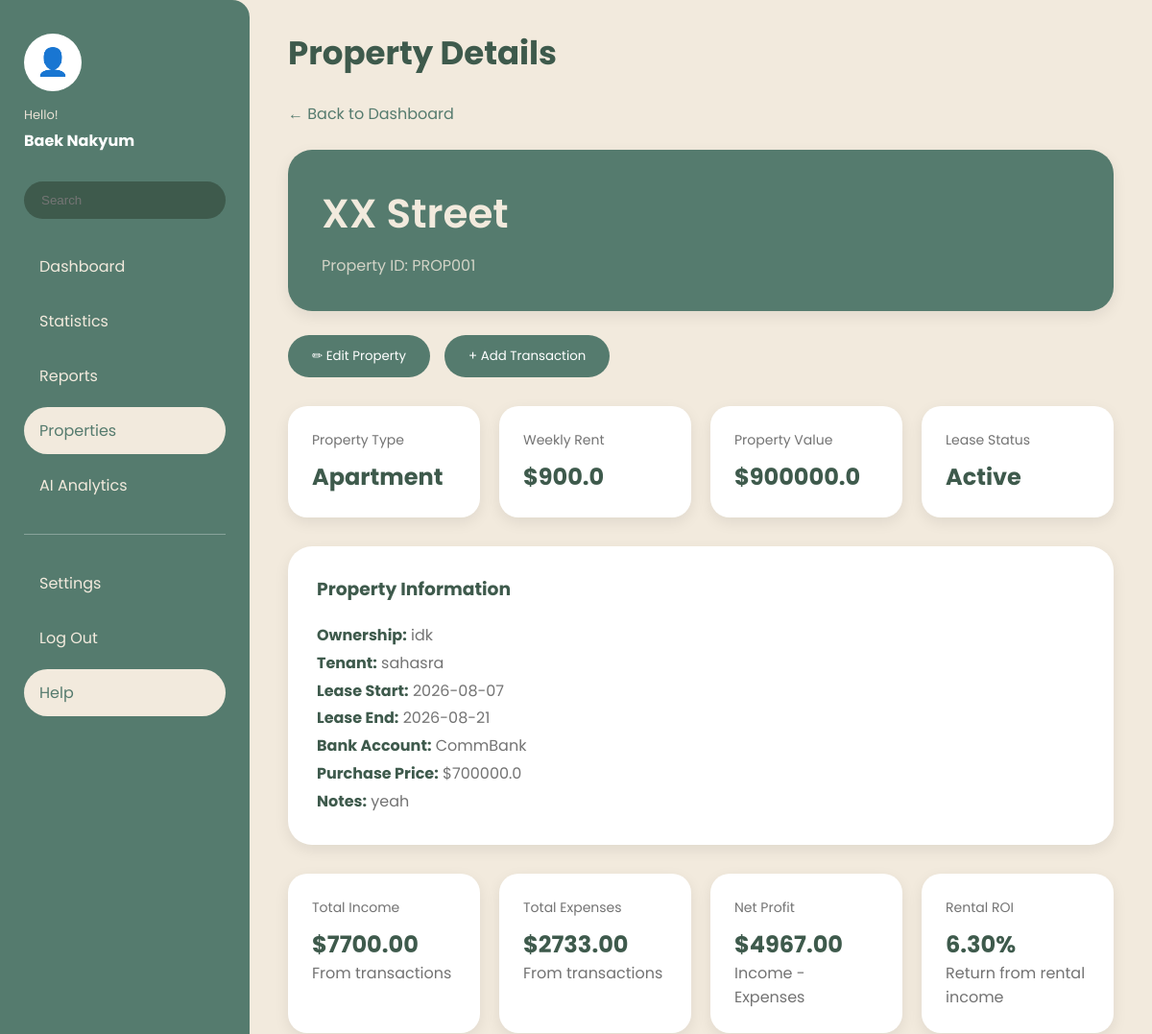
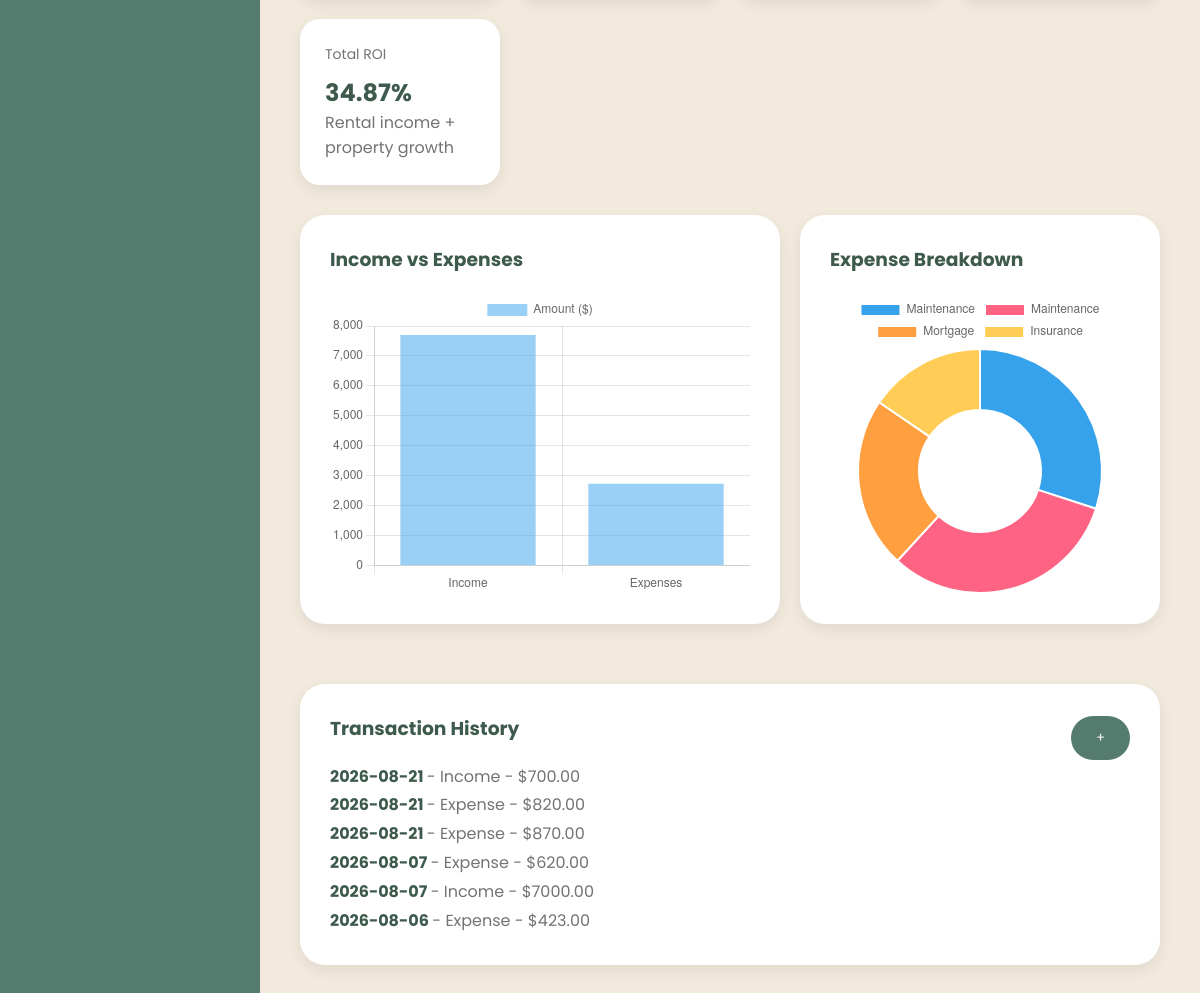
Screenshot of /property/PROP001 (signed in) with the database file from the repository (2 pictures, top to bottom).
### tables this page shows
CREATE TABLE Properties(

    propertyID TEXT PRIMARY KEY,

    userID INTEGER NOT NULL,

    propertyAddress TEXT NOT NULL,

    propertyType TEXT NOT NULL,

    ownershipData TEXT NOT NULL,

    tenantName TEXT,

    leaseStatus TEXT,

    leaseStart TEXT,

    leaseEnd TEXT,

    weeklyRent REAL,

    bankAccount TEXT,

    propertyValue REAL,

    purchasePrice REAL,

    notes TEXT,

    FOREIGN KEY(userID)
        REFERENCES Users(userID)

);

CREATE TABLE Transactions(

    transactionID INTEGER PRIMARY KEY AUTOINCREMENT,

    propertyID TEXT NOT NULL,

    transactionType TEXT NOT NULL,

    category TEXT NOT NULL,

    amount REAL NOT NULL,

    date TEXT NOT NULL,

    paymentMethod TEXT,

    description TEXT,

    attachment TEXT,

    gstValue REAL,

    FOREIGN KEY(propertyID)
        REFERENCES Properties(propertyID)

);

### app.py (the view)
@app.route("/property/<propertyID>")
def property_details(propertyID):
    if "userID" not in session:
        return redirect(
            url_for("login")
        )
    userID = session["userID"]
    property = get_property(
        propertyID,
        userID
    )
    if property is None:
        return redirect(
            url_for("dashboard")
        )
    transactions = get_transactions(
        propertyID
    )
    total_income = get_property_income(
        propertyID
    )
    total_expenses = get_property_expenses(
        propertyID
    )
    net_profit = (
        total_income
        - total_expenses
    )
    rentalROI = calculate_rental_roi(
        property["weeklyRent"] or 0,
        total_expenses,
        property["purchasePrice"] or 0
    )
    totalROI = calculate_total_roi(
        property["propertyValue"] or 0,
        property["purchasePrice"] or 0,
        property["weeklyRent"] or 0,
        total_expenses
    )
    expense_labels = [
        transaction[3]
        for transaction in transactions
        if transaction[2] == "Expense"
    ]
    expense_amounts = [
        transaction[4]
        for transaction in transactions
        if transaction[2] == "Expense"
    ]
    has_expense_data = bool(
        expense_labels
    )
    return render_template(
        "property_details.html",
        property=property,
        transactions=transactions,
        total_income=total_income,
        total_expenses=total_expenses,
        net_profit=net_profit,
        rentalROI=rentalROI,
        totalROI=totalROI,
        expense_labels=expense_labels,
        expense_amounts=expense_amounts,
        has_expense_data=has_expense_data
    )

### database/database.py (called while the page is built)
def connect_database():
    connection = sqlite3.connect(
        DATABASE_NAME
    )
    connection.row_factory = sqlite3.Row
    connection.execute(
        "PRAGMA foreign_keys = ON"
    )
    return connection

### database/models.py (called while the page is built)
def get_property(propertyID, userID=None):
    conn = connect_database()
    cursor = conn.cursor()
    if userID is not None:
        cursor.execute("""
            SELECT *
            FROM Properties
            WHERE propertyID = ?
            AND userID = ?
        """, (
            propertyID,
            userID
        ))
    else:
        cursor.execute("""
            SELECT *
            FROM Properties
            WHERE propertyID = ?
        """, (propertyID,))
    property_data = cursor.fetchone()
    conn.close()
    return property_data

def get_transactions(propertyID):
    conn = connect_database()
    cursor = conn.cursor()
    cursor.execute("""
        SELECT *
        FROM Transactions
        WHERE propertyID = ?
        ORDER BY date DESC
    """, (propertyID,))
    transactions = cursor.fetchall()
    conn.close()
    return transactions

def get_property_income(propertyID):
    conn = connect_database()
    cursor = conn.cursor()
    cursor.execute("""
        SELECT COALESCE(SUM(amount), 0)
        FROM Transactions
        WHERE propertyID = ?
        AND transactionType = 'Income'
    """, (propertyID,))
    total_income = cursor.fetchone()[0]
    conn.close()
    return total_income

def get_property_expenses(propertyID):
    conn = connect_database()
    cursor = conn.cursor()
    cursor.execute("""
        SELECT COALESCE(SUM(amount), 0)
        FROM Transactions
        WHERE propertyID = ?
        AND transactionType = 'Expense'
    """, (propertyID,))
    total_expenses = cursor.fetchone()[0]
    conn.close()
    return total_expenses

### utils/calculations.py (called while the page is built)
def calculate_rental_roi(
    weeklyRent,
    totalExpenses,
    purchasePrice
):
    annualIncome = weeklyRent * 52
    if purchasePrice == 0:
        return 0
    roi = (
        (annualIncome - totalExpenses)
        / purchasePrice
    ) * 100
    return round(roi, 2)

def calculate_total_roi(
    propertyValue,
    purchasePrice,
    weeklyRent,
    totalExpenses
):
    annualIncome = weeklyRent * 52
    if purchasePrice == 0:
        return 0
    netRentalIncome = (
        annualIncome - totalExpenses
    )
    roi = (
        (
            propertyValue
            - purchasePrice
            + netRentalIncome
        )
        / purchasePrice
    ) * 100
    return round(roi, 2)

### templates/property_details.html (shortened to what this page needs)
<!DOCTYPE html>
<html lang="en">
<head>
    <link rel="stylesheet" href="{{ url_for('static', filename='css/property_details.css') }}">
</head>
<body>
<div class="dashboard-container">
<aside class="sidebar">
    <div class="user-profile">
        <div class="profile-image">
            👤
        </div>
        <p class="hello-text">
            Hello!
        </p>
        <h3>
            {{ session["name"] }}
        </h3>
    </div>
    <div class="search-sidebar">
        <input
        type="text"
        placeholder="Search">
    </div>
    <nav class="sidebar-menu">
        <a href="{{ url_for('dashboard') }}">
            Dashboard
        </a>
        <a href="{{ url_for('statistics') }}">
            Statistics
        </a>
        <a href="#">
            Reports
        </a>
        <a href="{{ url_for('dashboard') }}" class="active">
            Properties
        </a>
        <a href="{{ url_for('ai_analytics') }}">
            AI Analytics
        </a>
        <hr>
        <a href="#">
            Settings
        </a>
        <a href="{{ url_for('logout') }}">
            Log Out
        </a>
        <a href="{{ url_for('help_page') }}" class="active">
            Help
        </a>
    </nav>
</aside>
<main class="main-content">
<header class="top-header">
    <div class="logo-section">
        <h2>
            Property Details
        </h2>
    </div>
</header>
<a href="{{ url_for('dashboard') }}">
    ← Back to Dashboard
</a>
<section class="property-header">
    <h1>
        {{ property.propertyAddress }}
    </h1>
    <p>
        Property ID: {{ property.propertyID }}
    </p>
</section>
<div class="property-actions">
    <a href="{{ url_for('edit_property', propertyID=property.propertyID) }}">
        <button class="add-property-button">
            ✏ Edit Property
        </button>
    </a>
    <a href="{{ url_for('add_transaction', propertyID=property.propertyID) }}">
        <button class="add-property-button">
            + Add Transaction
        </button>
    </a>
</div>
<section class="summary-row">
<div class="summary-card">
<h4>
Property Type
</h4>
<h2>
{{ property.propertyType }}
</h2>
</div>
<div class="summary-card">
<h4>
Weekly Rent
</h4>
<h2>
${{ property.weeklyRent if property.weeklyRent else "0" }}
</h2>
</div>
<div class="summary-card">
<h4>
Property Value
</h4>
<h2>
${{ property.propertyValue if property.propertyValue else "0" }}
</h2>
</div>
<div class="summary-card">
<h4>
Lease Status
</h4>
<h2>
{{ property.leaseStatus }}
</h2>
</div>
</section>
<section class="graph-card">
<h3>
Property Information
</h3>
<p>
<strong>Ownership:</strong>
{{ property.ownershipData }}
</p>
<p>
<strong>Tenant:</strong>
{{ property.tenantName if property.tenantName else "Vacant" }}
</p>
<p>
<strong>Lease Start:</strong>
{{ property.leaseStart if property.leaseStart else "N/A" }}
</p>
<p>
<strong>Lease End:</strong>
{{ property.leaseEnd if property.leaseEnd else "N/A" }}
</p>
<p>
<strong>Bank Account:</strong>
{{ property.bankAccount if property.bankAccount else "N/A" }}
</p>
<p>
<strong>Purchase Price:</strong>
${{ property.purchasePrice if property.purchasePrice else "0" }}
</p>
<p>
<strong>Notes:</strong>
{{ property.notes if property.notes else "No notes added." }}
</p>
</section>
<section class="summary-row">
<div class="summary-card">
<h4>
Total Income
</h4>
<h2>
${{ "%.2f"|format(total_income) }}
</h2>
<p>
From transactions
</p>
</div>
<div class="summary-card">
<h4>
Total Expenses
</h4>
<h2>
${{ "%.2f"|format(total_expenses) }}
</h2>
<p>
From transactions
</p>
</div>
<div class="summary-card">
<h4>
Net Profit
</h4>
<h2>
${{ "%.2f"|format(net_profit) }}
</h2>
<p>
Income - Expenses
</p>
</div>
<div class="summary-card">
<h4>
Rental ROI
</h4>
<h2>
{{ "%.2f"|format(rentalROI) }}%
</h2>
<p>
Return from rental income
</p>
</div>
<div class="summary-card">
<h4>
Total ROI
</h4>
<h2>
{{ "%.2f"|format(totalROI) }}%
</h2>
<p>
Rental income + property growth
</p>
</div>
</section>
<section class="graph-layout">
    <div class="graph-card">
        <h3>
            Income vs Expenses
        </h3>
        <div class="chart-container">
            <canvas id="incomeExpenseChart"></canvas>
        </div>
    </div>
    <div class="graph-card">
        <h3>
            Expense Breakdown
        </h3>
        <div class="chart-container">
            <canvas id="expenseChart"></canvas>
        </div>
    </div>
</section>
<section class="graph-card">
<div style="display:flex; justify-content:space-between; align-items:center;">
<h3>
Transaction History
</h3>
<a href="{{ url_for('add_transaction', propertyID=property.propertyID) }}">
    <button class="add-property-button">
        +
    </button>
</a>
</div>
{% for transaction in transactions %}
<p>
<strong>
{{ transaction[5] }}
</strong>
-
{{ transaction[2] }}
-
${{ "%.2f"|format(transaction[4]) }}
</p>
{% else %}
<p>
No transactions recorded yet.
</p>
{% endfor %}
</section>
</main>
</div>
<script>
const chartDataNode = document.getElementById('property-chart-data');
const totalIncome = JSON.parse(chartDataNode.dataset.totalIncome);
const totalExpenses = JSON.parse(chartDataNode.dataset.totalExpenses);
const expenseLabels = JSON.parse(chartDataNode.dataset.expenseLabels);
const expenseAmounts = JSON.parse(chartDataNode.dataset.expenseAmounts);
const hasExpenseData = JSON.parse(chartDataNode.dataset.hasExpenseData);
const incomeExpenseChart = new Chart(
    document.getElementById('incomeExpenseChart'),
    {
        type: 'bar',
        data: {
            labels: [
                "Income",
                "Expenses"
            ],
            datasets: [
                {
                    label: "Amount ($)",
                    data: [
                        totalIncome,
                        totalExpenses
                    ]
                }
            ]
        },
        options: {
            responsive:true,
            maintainAspectRatio:false
        }
    }
);
const expenseChartConfig = {
    type:'doughnut',
    data:{
        labels: expenseLabels,
        datasets:[
            {
                data: expenseAmounts
            }
        ]
    },
    options:{
        responsive:true,
        maintainAspectRatio:false
    }
};
if (hasExpenseData) {
    new Chart(
        document.getElementById('expenseChart'),
        expenseChartConfig
    );
} else {
    document.getElementById('expenseChart').parentElement.innerHTML = '<p style="text-align:center; color:#555; padding: 2rem;">No expense transactions to show.</p>';
}
</script>
</body>
</html>

### static/css/property_details.css (style rules this page uses)
* { margin:0; padding:0; box-sizing:border-box; }
body { font-family:'Poppins', sans-serif; background:#f2eadd; color:#3e5a4c; }
.dashboard-container { display:flex; width:100%; min-height:100vh; }
.sidebar { width:260px; background:#557b6e; padding:35px 25px; display:flex; flex-direction:column; border-top-right-radius:18px; border-bottom-right-radius:18px; }
.user-profile { text-align:left; }
.profile-image { width:60px; height:60px; border-radius:50%; background:white; display:flex; justify-content:center; align-items:center; font-size:28px; margin-bottom:15px; }
.hello-text { font-size:13px; color:#e8e1d4; }
.user-profile h3 { color:white; font-size:16px; margin-top:4px; }
.search-sidebar { margin-top:30px; margin-bottom:25px; }
.search-sidebar input { width:100%; padding:12px 18px; border:none; border-radius:30px; background:#3e5a4c; color:white; }
.sidebar-menu { display:flex; flex-direction:column; gap:8px; }
.sidebar-menu a { text-decoration:none; color:#f2eadd; padding:12px 16px; border-radius:25px; }
.sidebar-menu .active { background:#f2eadd; color:#557b6e; }
.sidebar hr { border:none; border-top:1px solid rgba(255,255,255,0.3); margin:18px 0; }
.main-content { flex:1; padding:30px 40px; }
.top-header { margin-bottom:25px; }
.logo-section h2 { font-size:34px; color:#3e5a4c; }
.main-content > a { color:#557b6e; text-decoration:none; }
.property-header { background:#557b6e; color:#f2eadd; padding:35px; border-radius:25px; margin:25px 0; box-shadow:0 5px 15px rgba(0,0,0,0.08); }
.property-header h1 { font-size:42px; font-weight:600; }
.property-header p { margin-top:10px; opacity:0.8; }
.property-actions { display:flex; gap:15px; margin-bottom:30px; }
.add-property-button { background:#557b6e; color:white; border:none; padding:12px 25px; border-radius:25px; font-family:'Poppins'; cursor:pointer; }
.summary-row { display:grid; grid-template-columns:repeat(4,1fr); gap:20px; margin-bottom:30px; }
.summary-card { background:white; padding:25px; border-radius:20px; box-shadow:0 5px 15px rgba(0,0,0,0.08); }
.summary-card h4 { color:#737373; font-size:14px; font-weight:400; }
.summary-card h2 { color:#3e5a4c; margin-top:10px; }
.summary-card p { color:#737373; }
.graph-card { background:white; padding:30px; border-radius:25px; margin-bottom:30px; box-shadow:0 5px 15px rgba(0,0,0,0.08); }
.graph-card h3 { color:#3e5a4c; margin-bottom:20px; }
.graph-card p { color:#737373; line-height:1.8; }
.graph-card strong { color:#3e5a4c; }
.graph-layout { display:grid; grid-template-columns:2fr 1fr; gap:20px; margin-bottom:30px; }
.chart-container { height:300px; width:100%; }
.graph-card canvas { max-height:300px; }

### rows the page displays
Properties: propertyAddress "XX Street", propertyID "PROP001", propertyType "Apartment", weeklyRent "900.0", propertyValue "900000.0", leaseStatus "Active", ownershipData "idk", tenantName "sahasra", leaseStart "2026-08-07", leaseEnd "2026-08-21", bankAccount "CommBank", purchasePrice "700000.0", notes "yeah"
Transactions: amount "700.00"
Transactions: amount "820.00"
Transactions: amount "870.00"
Transactions: amount "620.00"
Transactions: amount "7000.00"
Transactions: amount "423.00"

### other values shown
{{ session["name"] }} "Baek Nakyum"
{{ "%.2f"|format(total_income) }} "7700.00"
{{ "%.2f"|format(total_expenses) }} "2733.00"
{{ "%.2f"|format(net_profit) }} "4967.00"
{{ "%.2f"|format(rentalROI) }} "6.30"
{{ "%.2f"|format(totalROI) }} "34.87"
